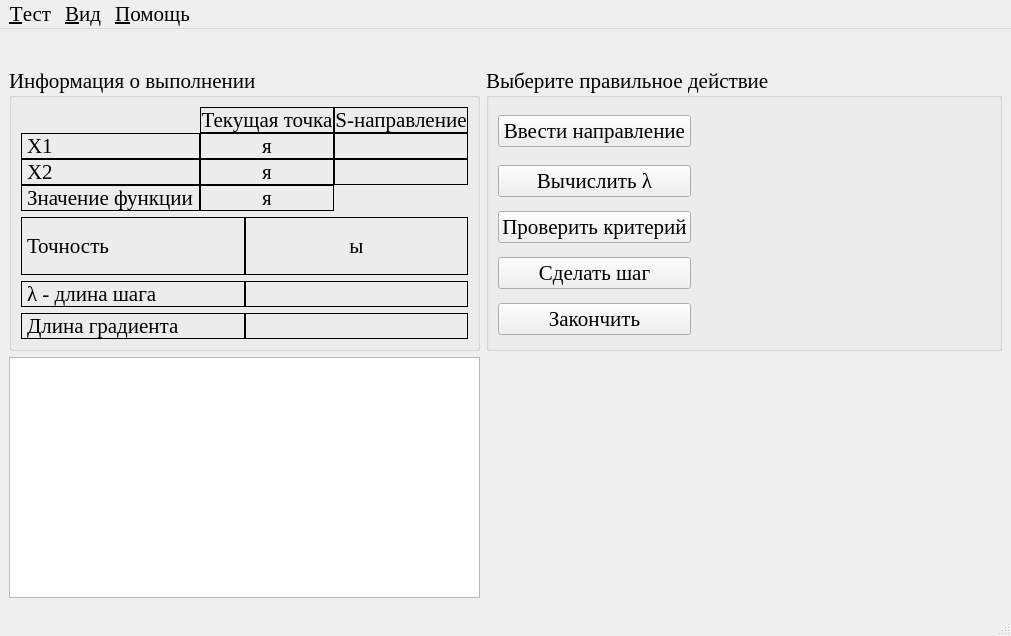
<?xml version="1.0" encoding="UTF-8"?>
<ui version="4.0">
 <class>FasterDescent</class>
 <widget class="QMainWindow" name="FasterDescent">
  <property name="windowModality">
   <enum>Qt::ApplicationModal</enum>
  </property>
  <property name="geometry">
   <rect>
    <x>0</x>
    <y>0</y>
    <width>975</width>
    <height>636</height>
   </rect>
  </property>
  <property name="font">
   <font>
    <family>Times New Roman</family>
    <pointsize>16</pointsize>
   </font>
  </property>
  <property name="windowTitle">
   <string>Метод наискорейшего спуска</string>
  </property>
  <widget class="QWidget" name="centralwidget">
   <layout class="QGridLayout" name="gridLayout_13" columnstretch="1,2" rowminimumheight="0,0,1">
    <item row="0" column="0" colspan="2">
     <widget class="QLabel" name="func">
      <property name="alignment">
       <set>Qt::AlignCenter</set>
      </property>
     </widget>
    </item>
    <item row="1" column="0">
     <widget class="QGroupBox" name="groupBox_2">
      <property name="title">
       <string>Информация о выполнении</string>
      </property>
      <layout class="QGridLayout" name="gridLayout_3">
       <item row="0" column="0">
        <layout class="QVBoxLayout" name="verticalLayout">
         <item>
          <layout class="QGridLayout" name="gridLayout_6">
           <property name="spacing">
            <number>0</number>
           </property>
           <item row="0" column="1">
            <widget class="QLabel" name="label_11">
             <property name="frameShape">
              <enum>QFrame::Box</enum>
             </property>
             <property name="text">
              <string>Текущая точка</string>
             </property>
             <property name="alignment">
              <set>Qt::AlignCenter</set>
             </property>
             <property name="textInteractionFlags">
              <set>Qt::LinksAccessibleByMouse|Qt::TextSelectableByMouse</set>
             </property>
            </widget>
           </item>
           <item row="0" column="2">
            <widget class="QLabel" name="label_12">
             <property name="frameShape">
              <enum>QFrame::Box</enum>
             </property>
             <property name="text">
              <string>S-направление</string>
             </property>
             <property name="alignment">
              <set>Qt::AlignCenter</set>
             </property>
             <property name="textInteractionFlags">
              <set>Qt::LinksAccessibleByMouse|Qt::TextSelectableByMouse</set>
             </property>
            </widget>
           </item>
           <item row="1" column="0">
            <widget class="QLabel" name="label_5">
             <property name="frameShape">
              <enum>QFrame::Box</enum>
             </property>
             <property name="text">
              <string>Х1</string>
             </property>
             <property name="textInteractionFlags">
              <set>Qt::LinksAccessibleByMouse|Qt::TextSelectableByMouse</set>
             </property>
            </widget>
           </item>
           <item row="1" column="1">
            <widget class="QLabel" name="x1_lb">
             <property name="frameShape">
              <enum>QFrame::Box</enum>
             </property>
             <property name="text">
              <string>я</string>
             </property>
             <property name="alignment">
              <set>Qt::AlignCenter</set>
             </property>
             <property name="textInteractionFlags">
              <set>Qt::LinksAccessibleByMouse|Qt::TextSelectableByMouse</set>
             </property>
            </widget>
           </item>
           <item row="1" column="2">
            <widget class="QLabel" name="s_x1_lb">
             <property name="frameShape">
              <enum>QFrame::Box</enum>
             </property>
             <property name="alignment">
              <set>Qt::AlignCenter</set>
             </property>
             <property name="textInteractionFlags">
              <set>Qt::LinksAccessibleByMouse|Qt::TextSelectableByMouse</set>
             </property>
            </widget>
           </item>
           <item row="2" column="0">
            <widget class="QLabel" name="label_6">
             <property name="frameShape">
              <enum>QFrame::Box</enum>
             </property>
             <property name="text">
              <string>Х2</string>
             </property>
             <property name="textInteractionFlags">
              <set>Qt::LinksAccessibleByMouse|Qt::TextSelectableByMouse</set>
             </property>
            </widget>
           </item>
           <item row="2" column="1">
            <widget class="QLabel" name="x2_lb">
             <property name="frameShape">
              <enum>QFrame::Box</enum>
             </property>
             <property name="text">
              <string>я</string>
             </property>
             <property name="alignment">
              <set>Qt::AlignCenter</set>
             </property>
             <property name="textInteractionFlags">
              <set>Qt::LinksAccessibleByMouse|Qt::TextSelectableByMouse</set>
             </property>
            </widget>
           </item>
           <item row="2" column="2">
            <widget class="QLabel" name="s_x2_lb">
             <property name="frameShape">
              <enum>QFrame::Box</enum>
             </property>
             <property name="alignment">
              <set>Qt::AlignCenter</set>
             </property>
             <property name="textInteractionFlags">
              <set>Qt::LinksAccessibleByMouse|Qt::TextSelectableByMouse</set>
             </property>
            </widget>
           </item>
           <item row="3" column="0">
            <widget class="QLabel" name="label_10">
             <property name="frameShape">
              <enum>QFrame::Box</enum>
             </property>
             <property name="text">
              <string>Значение функции</string>
             </property>
             <property name="textInteractionFlags">
              <set>Qt::LinksAccessibleByMouse|Qt::TextSelectableByMouse</set>
             </property>
            </widget>
           </item>
           <item row="3" column="1">
            <widget class="QLabel" name="fsign_lb">
             <property name="frameShape">
              <enum>QFrame::Box</enum>
             </property>
             <property name="text">
              <string>я</string>
             </property>
             <property name="alignment">
              <set>Qt::AlignCenter</set>
             </property>
             <property name="textInteractionFlags">
              <set>Qt::LinksAccessibleByMouse|Qt::TextSelectableByMouse</set>
             </property>
            </widget>
           </item>
          </layout>
         </item>
         <item>
          <layout class="QHBoxLayout" name="horizontalLayout">
           <property name="spacing">
            <number>0</number>
           </property>
           <item>
            <widget class="QLabel" name="label">
             <property name="frameShape">
              <enum>QFrame::Box</enum>
             </property>
             <property name="text">
              <string>Точность</string>
             </property>
             <property name="textInteractionFlags">
              <set>Qt::LinksAccessibleByMouse|Qt::TextSelectableByMouse</set>
             </property>
            </widget>
           </item>
           <item>
            <widget class="QLabel" name="precision_lb">
             <property name="frameShape">
              <enum>QFrame::Box</enum>
             </property>
             <property name="text">
              <string>ы</string>
             </property>
             <property name="alignment">
              <set>Qt::AlignCenter</set>
             </property>
             <property name="textInteractionFlags">
              <set>Qt::LinksAccessibleByMouse|Qt::TextSelectableByMouse</set>
             </property>
            </widget>
           </item>
          </layout>
         </item>
         <item>
          <layout class="QGridLayout" name="gridLayout_2">
           <property name="horizontalSpacing">
            <number>0</number>
           </property>
           <item row="0" column="0">
            <widget class="QLabel" name="label_3">
             <property name="frameShape">
              <enum>QFrame::Box</enum>
             </property>
             <property name="text">
              <string>λ - длина шага</string>
             </property>
             <property name="textInteractionFlags">
              <set>Qt::LinksAccessibleByMouse|Qt::TextSelectableByMouse</set>
             </property>
            </widget>
           </item>
           <item row="0" column="1">
            <widget class="QLabel" name="length_step_a_lb">
             <property name="frameShape">
              <enum>QFrame::Box</enum>
             </property>
             <property name="alignment">
              <set>Qt::AlignCenter</set>
             </property>
             <property name="textInteractionFlags">
              <set>Qt::LinksAccessibleByMouse|Qt::TextSelectableByMouse</set>
             </property>
            </widget>
           </item>
           <item row="1" column="0">
            <widget class="QLabel" name="label_7">
             <property name="frameShape">
              <enum>QFrame::Box</enum>
             </property>
             <property name="text">
              <string>Длина градиента</string>
             </property>
             <property name="textInteractionFlags">
              <set>Qt::LinksAccessibleByMouse|Qt::TextSelectableByMouse</set>
             </property>
            </widget>
           </item>
           <item row="1" column="1">
            <widget class="QLabel" name="length_grad_lb">
             <property name="frameShape">
              <enum>QFrame::Box</enum>
             </property>
             <property name="alignment">
              <set>Qt::AlignCenter</set>
             </property>
             <property name="textInteractionFlags">
              <set>Qt::LinksAccessibleByMouse|Qt::TextSelectableByMouse</set>
             </property>
            </widget>
           </item>
          </layout>
         </item>
        </layout>
       </item>
      </layout>
     </widget>
    </item>
    <item row="1" column="1">
     <widget class="QGroupBox" name="groupBox_3">
      <property name="title">
       <string>Выберите правильное действие</string>
      </property>
      <property name="checkable">
       <bool>false</bool>
      </property>
      <layout class="QGridLayout" name="gridLayout" columnstretch="1,2">
       <item row="0" column="0">
        <widget class="QPushButton" name="inserts_bt">
         <property name="toolTip">
          <string>&lt;!DOCTYPE HTML PUBLIC &quot;-//W3C//DTD HTML 4.0//EN&quot; &quot;http://www.w3.org/TR/REC-html40/strict.dtd&quot;&gt;
&lt;html&gt;&lt;head&gt;&lt;meta name=&quot;qrichtext&quot; content=&quot;1&quot; /&gt;&lt;style type=&quot;text/css&quot;&gt;
p, li { white-space: pre-wrap; }
&lt;/style&gt;&lt;/head&gt;&lt;body style=&quot; font-family:'MS Shell Dlg 2'; font-size:8.25pt; font-weight:400; font-style:normal;&quot;&gt;
&lt;p style=&quot; margin-top:0px; margin-bottom:0px; margin-left:0px; margin-right:0px; -qt-block-indent:0; text-indent:0px;&quot;&gt;&lt;span style=&quot; font-family:'Times New Roman'; font-size:13pt;&quot;&gt;Ввести координаты градиента&lt;/span&gt;&lt;/p&gt;&lt;/body&gt;&lt;/html&gt;</string>
         </property>
         <property name="text">
          <string>Ввести направление</string>
         </property>
        </widget>
       </item>
       <item row="0" column="1" rowspan="5">
        <widget class="QStackedWidget" name="stackedWidget">
         <property name="currentIndex">
          <number>4</number>
         </property>
         <widget class="QWidget" name="ins_s">
          <layout class="QGridLayout" name="gridLayout_4" rowstretch="1,0">
           <item row="0" column="0">
            <widget class="QGroupBox" name="groupBox">
             <property name="font">
              <font>
               <weight>50</weight>
               <bold>false</bold>
              </font>
             </property>
             <property name="title">
              <string>Направление минимизации</string>
             </property>
             <layout class="QGridLayout" name="gridLayout_5">
              <item row="0" column="0">
               <widget class="QRadioButton" name="grad_fx">
                <property name="font">
                 <font>
                  <pointsize>14</pointsize>
                 </font>
                </property>
                <property name="text">
                 <string>S = grad f(X)</string>
                </property>
               </widget>
              </item>
              <item row="1" column="0">
               <widget class="QRadioButton" name="agrad_fx">
                <property name="font">
                 <font>
                  <pointsize>14</pointsize>
                 </font>
                </property>
                <property name="text">
                 <string>S = - grad f(X)</string>
                </property>
               </widget>
              </item>
              <item row="2" column="0">
               <widget class="QRadioButton" name="one_one">
                <property name="font">
                 <font>
                  <pointsize>14</pointsize>
                 </font>
                </property>
                <property name="text">
                 <string>S = (1; 1)</string>
                </property>
               </widget>
              </item>
              <item row="3" column="0">
               <widget class="QRadioButton" name="aone_one">
                <property name="font">
                 <font>
                  <pointsize>14</pointsize>
                 </font>
                </property>
                <property name="text">
                 <string>S = (-1; 1)</string>
                </property>
               </widget>
              </item>
             </layout>
            </widget>
           </item>
           <item row="1" column="0">
            <layout class="QHBoxLayout" name="horizontalLayout_2">
             <item>
              <spacer name="horizontalSpacer">
               <property name="orientation">
                <enum>Qt::Horizontal</enum>
               </property>
               <property name="sizeHint" stdset="0">
                <size>
                 <width>40</width>
                 <height>20</height>
                </size>
               </property>
              </spacer>
             </item>
             <item>
              <widget class="QPushButton" name="next1_bt">
               <property name="font">
                <font>
                 <pointsize>12</pointsize>
                </font>
               </property>
               <property name="text">
                <string>Далее</string>
               </property>
              </widget>
             </item>
             <item>
              <spacer name="horizontalSpacer_2">
               <property name="orientation">
                <enum>Qt::Horizontal</enum>
               </property>
               <property name="sizeHint" stdset="0">
                <size>
                 <width>40</width>
                 <height>20</height>
                </size>
               </property>
              </spacer>
             </item>
            </layout>
           </item>
          </layout>
         </widget>
         <widget class="QWidget" name="in_grad">
          <layout class="QGridLayout" name="gridLayout_8" rowstretch="1,0">
           <item row="0" column="0">
            <widget class="QGroupBox" name="groupBox_4">
             <property name="title">
              <string>Введите градиент</string>
             </property>
             <layout class="QGridLayout" name="gridLayout_7">
              <item row="0" column="0">
               <layout class="QHBoxLayout" name="horizontalLayout_4" stretch="0,1">
                <item>
                 <widget class="QLabel" name="label_2">
                  <property name="font">
                   <font>
                    <pointsize>14</pointsize>
                   </font>
                  </property>
                  <property name="pixmap">
                   <pixmap resource="data.qrc">:/icon/dfdx1.bmp</pixmap>
                  </property>
                 </widget>
                </item>
                <item>
                 <widget class="QLineEdit" name="dfdx1">
                  <property name="font">
                   <font>
                    <pointsize>14</pointsize>
                   </font>
                  </property>
                 </widget>
                </item>
               </layout>
              </item>
              <item row="1" column="0">
               <layout class="QHBoxLayout" name="horizontalLayout_5">
                <item>
                 <widget class="QLabel" name="label_4">
                  <property name="font">
                   <font>
                    <pointsize>14</pointsize>
                   </font>
                  </property>
                  <property name="pixmap">
                   <pixmap resource="data.qrc">:/icon/dfdx2.bmp</pixmap>
                  </property>
                 </widget>
                </item>
                <item>
                 <widget class="QLineEdit" name="dfdx2">
                  <property name="font">
                   <font>
                    <pointsize>14</pointsize>
                   </font>
                  </property>
                 </widget>
                </item>
               </layout>
              </item>
             </layout>
            </widget>
           </item>
           <item row="1" column="0">
            <layout class="QHBoxLayout" name="horizontalLayout_3">
             <item>
              <spacer name="horizontalSpacer_3">
               <property name="orientation">
                <enum>Qt::Horizontal</enum>
               </property>
               <property name="sizeHint" stdset="0">
                <size>
                 <width>40</width>
                 <height>20</height>
                </size>
               </property>
              </spacer>
             </item>
             <item>
              <widget class="QPushButton" name="next2_bt">
               <property name="font">
                <font>
                 <pointsize>12</pointsize>
                </font>
               </property>
               <property name="text">
                <string>Далее</string>
               </property>
              </widget>
             </item>
             <item>
              <spacer name="horizontalSpacer_4">
               <property name="orientation">
                <enum>Qt::Horizontal</enum>
               </property>
               <property name="sizeHint" stdset="0">
                <size>
                 <width>40</width>
                 <height>20</height>
                </size>
               </property>
              </spacer>
             </item>
            </layout>
           </item>
          </layout>
         </widget>
         <widget class="QWidget" name="compare">
          <layout class="QGridLayout" name="gridLayout_10" rowstretch="1,0">
           <item row="0" column="0">
            <widget class="QGroupBox" name="groupBox_5">
             <property name="title">
              <string>Критерий остановки</string>
             </property>
             <layout class="QGridLayout" name="gridLayout_9">
              <item row="0" column="0">
               <widget class="QRadioButton" name="fxk_fx">
                <property name="font">
                 <font>
                  <pointsize>14</pointsize>
                 </font>
                </property>
                <property name="text">
                 <string>|| f(xk) - f(x) || &lt; ℰ</string>
                </property>
               </widget>
              </item>
              <item row="1" column="0">
               <widget class="QRadioButton" name="xk_x">
                <property name="font">
                 <font>
                  <pointsize>14</pointsize>
                 </font>
                </property>
                <property name="text">
                 <string>|| xk - x || &lt; ℰ</string>
                </property>
               </widget>
              </item>
              <item row="2" column="0">
               <widget class="QRadioButton" name="gradfx">
                <property name="font">
                 <font>
                  <pointsize>14</pointsize>
                 </font>
                </property>
                <property name="text">
                 <string>|| grad f(x) || &lt; ℰ</string>
                </property>
               </widget>
              </item>
             </layout>
            </widget>
           </item>
           <item row="1" column="0">
            <layout class="QHBoxLayout" name="horizontalLayout_6">
             <item>
              <spacer name="horizontalSpacer_5">
               <property name="orientation">
                <enum>Qt::Horizontal</enum>
               </property>
               <property name="sizeHint" stdset="0">
                <size>
                 <width>40</width>
                 <height>20</height>
                </size>
               </property>
              </spacer>
             </item>
             <item>
              <widget class="QPushButton" name="next3_bt">
               <property name="font">
                <font>
                 <pointsize>12</pointsize>
                </font>
               </property>
               <property name="text">
                <string>Далее</string>
               </property>
              </widget>
             </item>
             <item>
              <spacer name="horizontalSpacer_6">
               <property name="orientation">
                <enum>Qt::Horizontal</enum>
               </property>
               <property name="sizeHint" stdset="0">
                <size>
                 <width>40</width>
                 <height>20</height>
                </size>
               </property>
              </spacer>
             </item>
            </layout>
           </item>
          </layout>
         </widget>
         <widget class="QWidget" name="a">
          <layout class="QGridLayout" name="gridLayout_12" rowstretch="1,0">
           <item row="0" column="0">
            <widget class="QGroupBox" name="groupBox_6">
             <property name="title">
              <string>λ =</string>
             </property>
             <layout class="QGridLayout" name="gridLayout_11">
              <item row="0" column="0">
               <widget class="QRadioButton" name="two">
                <property name="font">
                 <font>
                  <pointsize>14</pointsize>
                 </font>
                </property>
                <property name="text">
                 <string>2</string>
                </property>
               </widget>
              </item>
              <item row="1" column="0">
               <widget class="QRadioButton" name="half">
                <property name="font">
                 <font>
                  <pointsize>14</pointsize>
                 </font>
                </property>
                <property name="text">
                 <string>0.5</string>
                </property>
               </widget>
              </item>
              <item row="2" column="0">
               <widget class="QRadioButton" name="maxf">
                <property name="font">
                 <font>
                  <pointsize>14</pointsize>
                 </font>
                </property>
                <property name="text">
                 <string>max f(x + λ*S)</string>
                </property>
               </widget>
              </item>
              <item row="3" column="0">
               <widget class="QRadioButton" name="minf">
                <property name="font">
                 <font>
                  <pointsize>14</pointsize>
                 </font>
                </property>
                <property name="text">
                 <string>min f(x + λ*S)</string>
                </property>
               </widget>
              </item>
             </layout>
            </widget>
           </item>
           <item row="1" column="0">
            <layout class="QHBoxLayout" name="horizontalLayout_7">
             <item>
              <spacer name="horizontalSpacer_7">
               <property name="orientation">
                <enum>Qt::Horizontal</enum>
               </property>
               <property name="sizeHint" stdset="0">
                <size>
                 <width>40</width>
                 <height>20</height>
                </size>
               </property>
              </spacer>
             </item>
             <item>
              <widget class="QPushButton" name="next4_bt">
               <property name="font">
                <font>
                 <pointsize>12</pointsize>
                </font>
               </property>
               <property name="text">
                <string>Далее</string>
               </property>
              </widget>
             </item>
             <item>
              <spacer name="horizontalSpacer_8">
               <property name="orientation">
                <enum>Qt::Horizontal</enum>
               </property>
               <property name="sizeHint" stdset="0">
                <size>
                 <width>40</width>
                 <height>20</height>
                </size>
               </property>
              </spacer>
             </item>
            </layout>
           </item>
          </layout>
         </widget>
         <widget class="QWidget" name="blank"/>
        </widget>
       </item>
       <item row="1" column="0">
        <widget class="QPushButton" name="calcula_bt">
         <property name="toolTip">
          <string>&lt;!DOCTYPE HTML PUBLIC &quot;-//W3C//DTD HTML 4.0//EN&quot; &quot;http://www.w3.org/TR/REC-html40/strict.dtd&quot;&gt;
&lt;html&gt;&lt;head&gt;&lt;meta name=&quot;qrichtext&quot; content=&quot;1&quot; /&gt;&lt;style type=&quot;text/css&quot;&gt;
p, li { white-space: pre-wrap; }
&lt;/style&gt;&lt;/head&gt;&lt;body style=&quot; font-family:'MS Shell Dlg 2'; font-size:8.25pt; font-weight:400; font-style:normal;&quot;&gt;
&lt;p style=&quot; margin-top:0px; margin-bottom:0px; margin-left:0px; margin-right:0px; -qt-block-indent:0; text-indent:0px;&quot;&gt;&lt;span style=&quot; font-family:'Times New Roman'; font-size:13pt;&quot;&gt;Вычислить длину шага&lt;/span&gt;&lt;/p&gt;&lt;/body&gt;&lt;/html&gt;</string>
         </property>
         <property name="text">
          <string>Вычислить λ</string>
         </property>
        </widget>
       </item>
       <item row="2" column="0">
        <widget class="QPushButton" name="check_bt">
         <property name="toolTip">
          <string>&lt;!DOCTYPE HTML PUBLIC &quot;-//W3C//DTD HTML 4.0//EN&quot; &quot;http://www.w3.org/TR/REC-html40/strict.dtd&quot;&gt;
&lt;html&gt;&lt;head&gt;&lt;meta name=&quot;qrichtext&quot; content=&quot;1&quot; /&gt;&lt;style type=&quot;text/css&quot;&gt;
p, li { white-space: pre-wrap; }
&lt;/style&gt;&lt;/head&gt;&lt;body style=&quot; font-family:'MS Shell Dlg 2'; font-size:8.25pt; font-weight:400; font-style:normal;&quot;&gt;
&lt;p style=&quot; margin-top:0px; margin-bottom:0px; margin-left:0px; margin-right:0px; -qt-block-indent:0; text-indent:0px;&quot;&gt;&lt;span style=&quot; font-family:'Times New Roman'; font-size:13pt;&quot;&gt;Вычислить длину градиента&lt;/span&gt;&lt;/p&gt;&lt;/body&gt;&lt;/html&gt;</string>
         </property>
         <property name="text">
          <string>Проверить критерий</string>
         </property>
        </widget>
       </item>
       <item row="3" column="0">
        <widget class="QPushButton" name="step_bt">
         <property name="toolTip">
          <string>&lt;!DOCTYPE HTML PUBLIC &quot;-//W3C//DTD HTML 4.0//EN&quot; &quot;http://www.w3.org/TR/REC-html40/strict.dtd&quot;&gt;
&lt;html&gt;&lt;head&gt;&lt;meta name=&quot;qrichtext&quot; content=&quot;1&quot; /&gt;&lt;style type=&quot;text/css&quot;&gt;
p, li { white-space: pre-wrap; }
&lt;/style&gt;&lt;/head&gt;&lt;body style=&quot; font-family:'MS Shell Dlg 2'; font-size:8.25pt; font-weight:400; font-style:normal;&quot;&gt;
&lt;p style=&quot; margin-top:0px; margin-bottom:0px; margin-left:0px; margin-right:0px; -qt-block-indent:0; text-indent:0px;&quot;&gt;&lt;span style=&quot; font-family:'Times New Roman'; font-size:13pt;&quot;&gt;Сделать шаг по направлению S на длину λ&lt;/span&gt;&lt;/p&gt;&lt;/body&gt;&lt;/html&gt;</string>
         </property>
         <property name="text">
          <string>Сделать шаг</string>
         </property>
        </widget>
       </item>
       <item row="4" column="0">
        <widget class="QPushButton" name="end_bt">
         <property name="toolTip">
          <string>&lt;!DOCTYPE HTML PUBLIC &quot;-//W3C//DTD HTML 4.0//EN&quot; &quot;http://www.w3.org/TR/REC-html40/strict.dtd&quot;&gt;
&lt;html&gt;&lt;head&gt;&lt;meta name=&quot;qrichtext&quot; content=&quot;1&quot; /&gt;&lt;style type=&quot;text/css&quot;&gt;
p, li { white-space: pre-wrap; }
&lt;/style&gt;&lt;/head&gt;&lt;body style=&quot; font-family:'Times New Roman'; font-size:13pt; font-weight:600; font-style:normal;&quot;&gt;
&lt;p style=&quot; margin-top:0px; margin-bottom:0px; margin-left:0px; margin-right:0px; -qt-block-indent:0; text-indent:0px;&quot;&gt;&lt;span style=&quot; font-weight:400;&quot;&gt;Закончить алгоритм, приняв текущую точку в качестве минимума.&lt;/span&gt;&lt;/p&gt;&lt;/body&gt;&lt;/html&gt;</string>
         </property>
         <property name="text">
          <string>Закончить</string>
         </property>
        </widget>
       </item>
      </layout>
     </widget>
    </item>
    <item row="2" column="0">
     <widget class="QTextBrowser" name="LogTxtBrsr">
      <property name="font">
       <font>
        <pointsize>14</pointsize>
       </font>
      </property>
     </widget>
    </item>
   </layout>
  </widget>
  <widget class="QMenuBar" name="menubar">
   <property name="geometry">
    <rect>
     <x>0</x>
     <y>0</y>
     <width>975</width>
     <height>23</height>
    </rect>
   </property>
   <widget class="QMenu" name="menu">
    <property name="title">
     <string>&amp;Помощь</string>
    </property>
    <addaction name="helpo_action"/>
    <addaction name="separator"/>
    <addaction name="about_action"/>
   </widget>
   <widget class="QMenu" name="menu_2">
    <property name="title">
     <string>&amp;Вид</string>
    </property>
    <addaction name="difiniFonto_act"/>
   </widget>
   <widget class="QMenu" name="menu_3">
    <property name="title">
     <string>&amp;Тест</string>
    </property>
    <addaction name="recomenc_acn"/>
    <addaction name="action"/>
    <addaction name="separator"/>
    <addaction name="exit"/>
   </widget>
   <addaction name="menu_3"/>
   <addaction name="menu_2"/>
   <addaction name="menu"/>
  </widget>
  <widget class="QStatusBar" name="statusbar"/>
  <action name="helpo_action">
   <property name="text">
    <string>&amp;Справка</string>
   </property>
   <property name="shortcut">
    <string>F1</string>
   </property>
  </action>
  <action name="difiniFonto_act">
   <property name="text">
    <string>Настроить &amp;шрифт</string>
   </property>
  </action>
  <action name="recomenc_acn">
   <property name="text">
    <string>Начать &amp;заново</string>
   </property>
  </action>
  <action name="action">
   <property name="text">
    <string>Вернуться в &amp;главное окно</string>
   </property>
  </action>
  <action name="exit">
   <property name="text">
    <string>&amp;Выйти из программы</string>
   </property>
  </action>
  <action name="about_action">
   <property name="text">
    <string>О &amp;программе...</string>
   </property>
  </action>
 </widget>
 <resources>
  <include location="data.qrc"/>
 </resources>
 <connections>
  <connection>
   <sender>action</sender>
   <signal>activated()</signal>
   <receiver>FasterDescent</receiver>
   <slot>close()</slot>
   <hints>
    <hint type="sourcelabel">
     <x>-1</x>
     <y>-1</y>
    </hint>
    <hint type="destinationlabel">
     <x>456</x>
     <y>314</y>
    </hint>
   </hints>
  </connection>
 </connections>
</ui>
